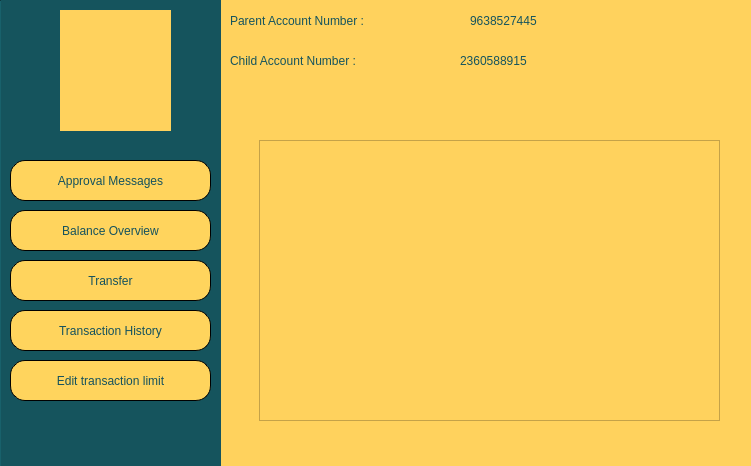
<?xml version="1.0" encoding="UTF-8"?>
<ui version="4.0">
 <class>MainWindow</class>
 <widget class="QMainWindow" name="MainWindow">
  <property name="geometry">
   <rect>
    <x>0</x>
    <y>0</y>
    <width>751</width>
    <height>466</height>
   </rect>
  </property>
  <property name="windowTitle">
   <string>MainWindow</string>
  </property>
  <property name="styleSheet">
   <string notr="true">background-color: rgb(255, 210, 93);</string>
  </property>
  <widget class="QWidget" name="centralwidget">
   <widget class="Line" name="line">
    <property name="geometry">
     <rect>
      <x>-220</x>
      <y>0</y>
      <width>441</width>
      <height>471</height>
     </rect>
    </property>
    <property name="styleSheet">
     <string notr="true">background-color: rgb(21, 82, 93);
background-color: rgb(21, 84, 93);</string>
    </property>
    <property name="orientation">
     <enum>Qt::Vertical</enum>
    </property>
   </widget>
   <widget class="QLabel" name="label">
    <property name="geometry">
     <rect>
      <x>60</x>
      <y>10</y>
      <width>111</width>
      <height>121</height>
     </rect>
    </property>
    <property name="styleSheet">
     <string notr="true">
background-image: url(:/logo/assets/logo3_1.png);</string>
    </property>
    <property name="text">
     <string/>
    </property>
    <property name="pixmap">
     <pixmap resource="../Resource/company_logo_blue.qrc">:/logo/assets/logo3_1.png</pixmap>
    </property>
    <property name="scaledContents">
     <bool>true</bool>
    </property>
   </widget>
   <widget class="QPushButton" name="Approval_btn">
    <property name="geometry">
     <rect>
      <x>10</x>
      <y>160</y>
      <width>201</width>
      <height>41</height>
     </rect>
    </property>
    <property name="styleSheet">
     <string notr="true">QPushButton {
font: italic 18pt &quot;Goudy Old Style&quot;;
background-color: rgb(255, 212, 93);
color: rgb(21, 82, 93);
border: 1px solid;
border-radius: 15px;
}
QPushButton:hover {
background-color:rgb(14, 54, 61);
color:rgb(255,212,93);
}</string>
    </property>
    <property name="text">
     <string>Approval Messages</string>
    </property>
   </widget>
   <widget class="QPushButton" name="balance_btn">
    <property name="geometry">
     <rect>
      <x>10</x>
      <y>210</y>
      <width>201</width>
      <height>41</height>
     </rect>
    </property>
    <property name="styleSheet">
     <string notr="true">QPushButton {
font: italic 18pt &quot;Goudy Old Style&quot;;
background-color: rgb(255, 212, 93);
color: rgb(21, 82, 93);
border: 1px solid;
border-radius: 15px;
}
QPushButton:hover {
background-color:rgb(14, 54, 61);
color:rgb(255,212,93);
}</string>
    </property>
    <property name="text">
     <string>Balance Overview</string>
    </property>
   </widget>
   <widget class="QPushButton" name="transfer_btn">
    <property name="geometry">
     <rect>
      <x>10</x>
      <y>260</y>
      <width>201</width>
      <height>41</height>
     </rect>
    </property>
    <property name="styleSheet">
     <string notr="true">QPushButton {
font: italic 18pt &quot;Goudy Old Style&quot;;
background-color: rgb(255, 212, 93);
color: rgb(21, 82, 93);
border: 1px solid;
border-radius: 15px;
}
QPushButton:hover {
background-color:rgb(14, 54, 61);
color:rgb(255,212,93);
}</string>
    </property>
    <property name="text">
     <string>Transfer</string>
    </property>
   </widget>
   <widget class="QPushButton" name="transaction_btn">
    <property name="geometry">
     <rect>
      <x>10</x>
      <y>310</y>
      <width>201</width>
      <height>41</height>
     </rect>
    </property>
    <property name="styleSheet">
     <string notr="true">QPushButton {
font: italic 18pt &quot;Goudy Old Style&quot;;
background-color: rgb(255, 212, 93);
color: rgb(21, 82, 93);
border: 1px solid;
border-radius: 15px;
}
QPushButton:hover {
background-color:rgb(14, 54, 61);
color:rgb(255,212,93);
}</string>
    </property>
    <property name="text">
     <string>Transaction History</string>
    </property>
   </widget>
   <widget class="QPushButton" name="deposit_btn">
    <property name="geometry">
     <rect>
      <x>10</x>
      <y>360</y>
      <width>201</width>
      <height>41</height>
     </rect>
    </property>
    <property name="styleSheet">
     <string notr="true">QPushButton {
font: italic 18pt &quot;Goudy Old Style&quot;;
background-color: rgb(255, 212, 93);
color: rgb(21, 82, 93);
border: 1px solid;
border-radius: 15px;
}
QPushButton:hover {
background-color:rgb(14, 54, 61);
color:rgb(255,212,93);
}</string>
    </property>
    <property name="text">
     <string>Edit transaction limit</string>
    </property>
   </widget>
   <widget class="QLabel" name="label_7">
    <property name="geometry">
     <rect>
      <x>230</x>
      <y>0</y>
      <width>231</width>
      <height>41</height>
     </rect>
    </property>
    <property name="styleSheet">
     <string notr="true">color: rgb(21, 84, 93);
font: 75 16pt &quot;Goudy Old Style&quot;;</string>
    </property>
    <property name="text">
     <string>Parent Account Number :</string>
    </property>
   </widget>
   <widget class="QLabel" name="label_8">
    <property name="geometry">
     <rect>
      <x>230</x>
      <y>40</y>
      <width>231</width>
      <height>41</height>
     </rect>
    </property>
    <property name="styleSheet">
     <string notr="true">color: rgb(21, 84, 93);
font: 75 16pt &quot;Goudy Old Style&quot;;</string>
    </property>
    <property name="text">
     <string>Child Account Number :</string>
    </property>
   </widget>
   <widget class="QLabel" name="label_9">
    <property name="geometry">
     <rect>
      <x>470</x>
      <y>0</y>
      <width>231</width>
      <height>41</height>
     </rect>
    </property>
    <property name="styleSheet">
     <string notr="true">color: rgb(21, 84, 93);
font: 75 16pt &quot;Goudy Old Style&quot;;</string>
    </property>
    <property name="text">
     <string>9638527445</string>
    </property>
   </widget>
   <widget class="QLabel" name="label_10">
    <property name="geometry">
     <rect>
      <x>460</x>
      <y>40</y>
      <width>231</width>
      <height>41</height>
     </rect>
    </property>
    <property name="styleSheet">
     <string notr="true">color: rgb(21, 84, 93);
font: 75 16pt &quot;Goudy Old Style&quot;;</string>
    </property>
    <property name="text">
     <string>2360588915</string>
    </property>
   </widget>
   <widget class="QStackedWidget" name="stackedWidget">
    <property name="geometry">
     <rect>
      <x>229</x>
      <y>100</y>
      <width>521</width>
      <height>361</height>
     </rect>
    </property>
    <widget class="QWidget" name="Approval_message_page">
     <widget class="QListView" name="msg_list_view">
      <property name="geometry">
       <rect>
        <x>30</x>
        <y>40</y>
        <width>461</width>
        <height>281</height>
       </rect>
      </property>
     </widget>
    </widget>
    <widget class="QWidget" name="page_2"/>
   </widget>
  </widget>
 </widget>
 <resources>
  <include location="../Resource/company_logo_blue.qrc"/>
  <include location="C:/WINDOWS/Resource/company_logo_blue.qrc"/>
 </resources>
 <connections/>
</ui>
